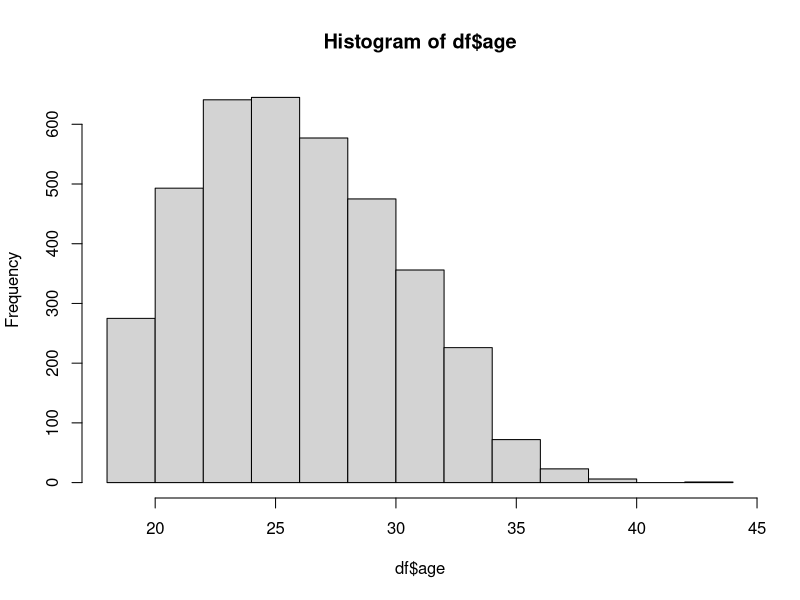
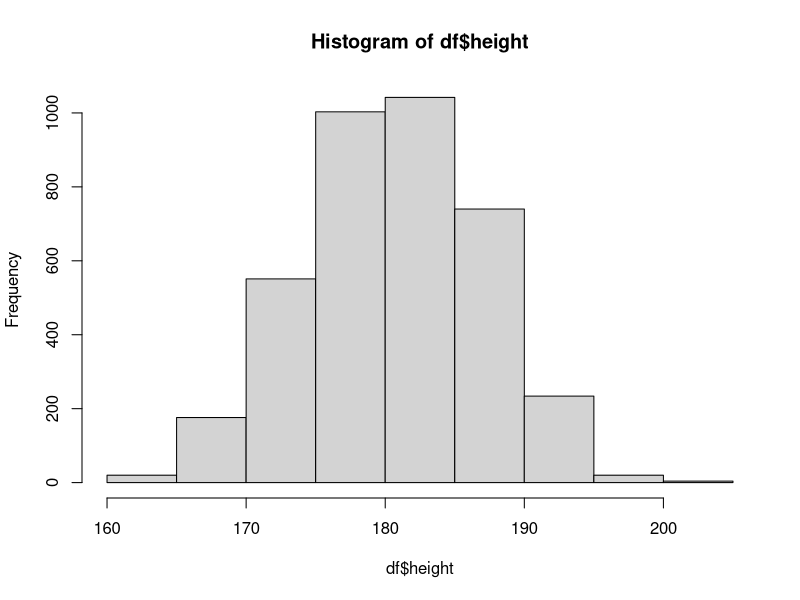
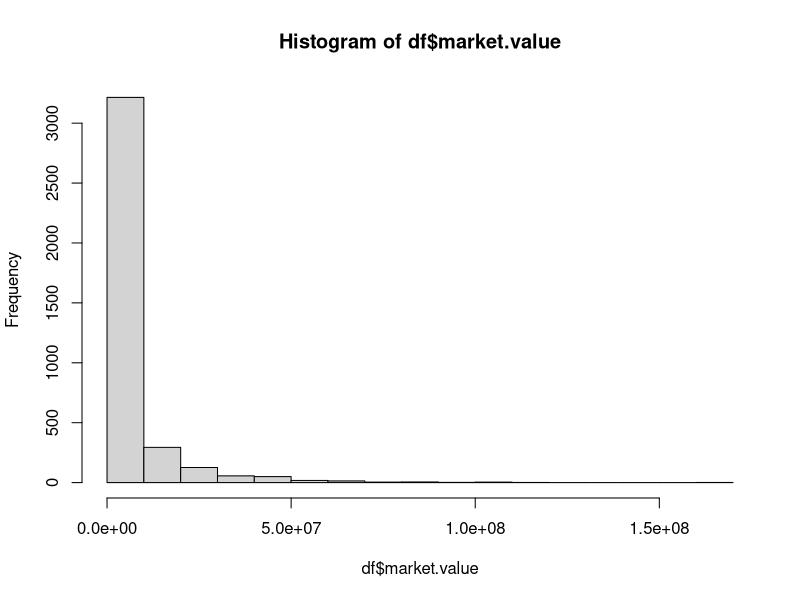
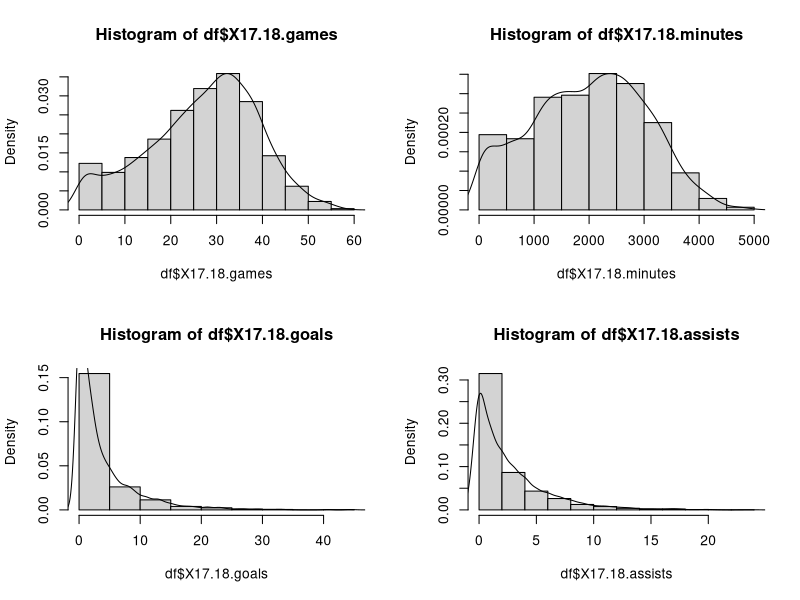
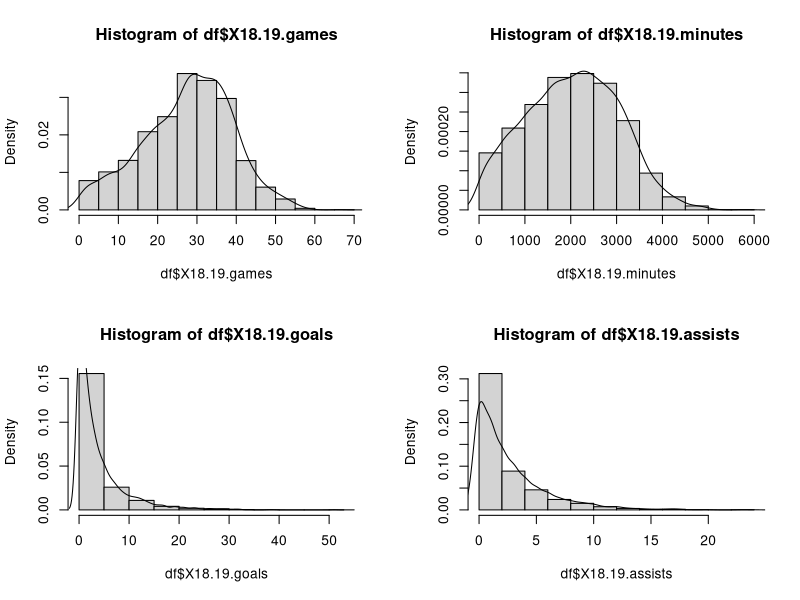
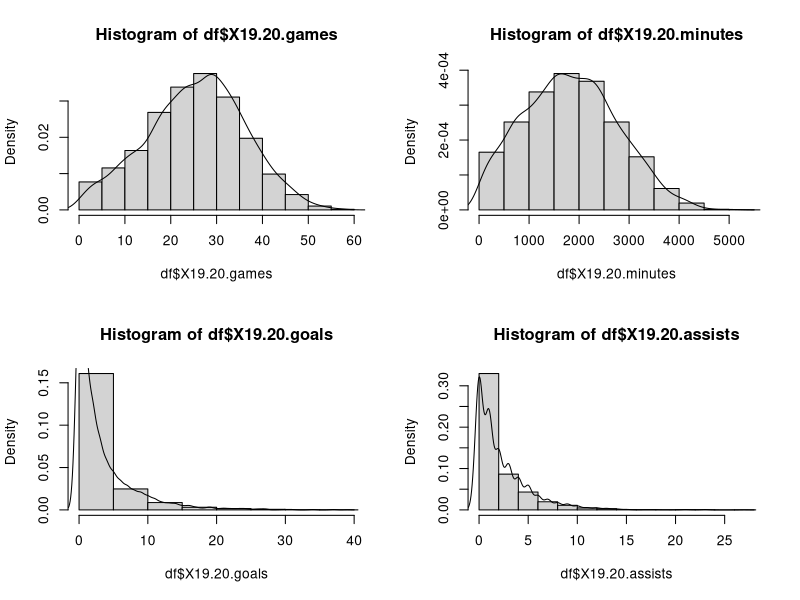
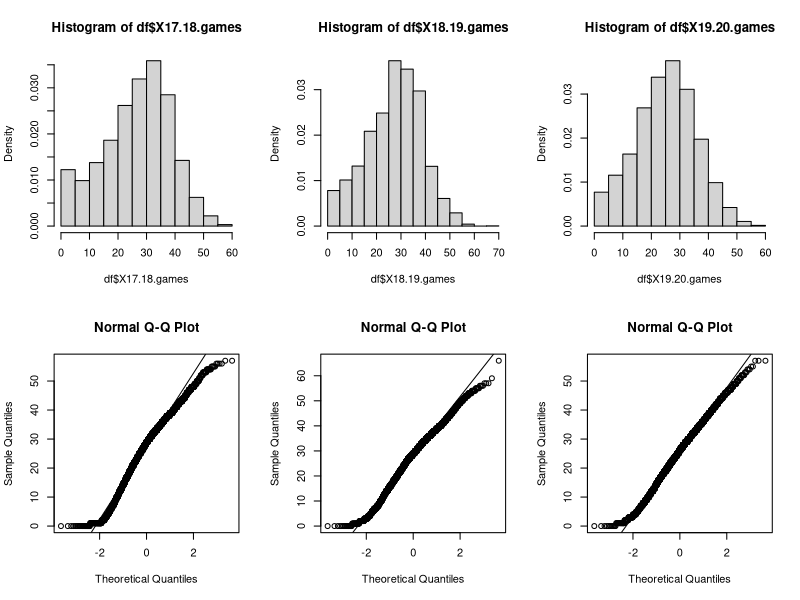
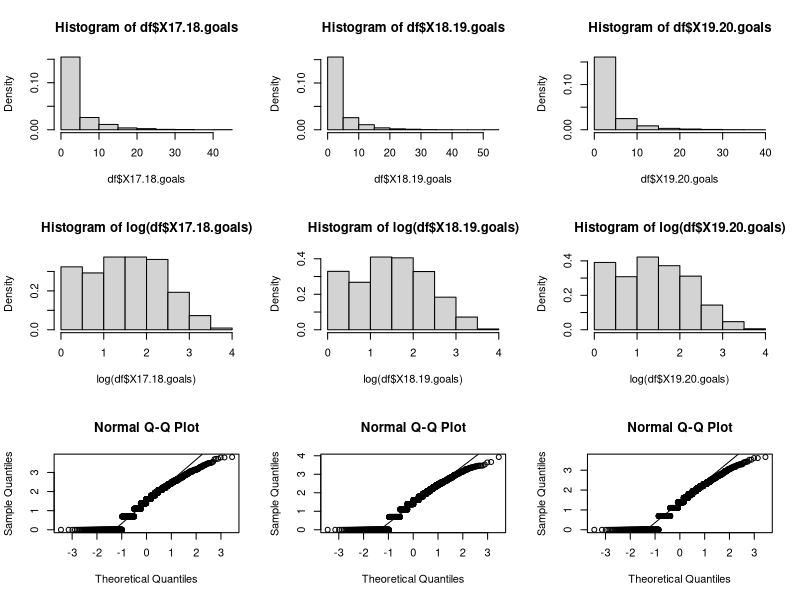

Source code (R) for these figures, in order: (Note: this script raises an error after producing the figures.)
##### 2. CLEAN & FILTER DATA ######
df <- read.csv("./data/performance-position.csv",encoding = "UTF-8")
print(head(df))
attach(df)

df$market.value = as.numeric(as.character(df$market.value))
# filtering NA
for(col in colnames(df)){
  df <- df[!is.na(df[col]), ]
}
df <- df[df$foot!='',]

# some distributions

### numeric
# static attributes
hist(df$age)
hist(df$height)
# typeof(df$height)
df$market.value[1]
hist(df$market.value)
# hist(df$contract.expires) # need to convert to numeric

# season-related attributes 17/18
par(mfrow=c(2,2))
hist(df$X17.18.games, freq = FALSE)
lines(density(df$X17.18.games))
hist(df$X17.18.minutes, freq = FALSE)
lines(density(df$X17.18.minutes))
hist(df$X17.18.goals, freq = FALSE)
lines(density(df$X17.18.goals))
hist(df$X17.18.assists, freq = FALSE)
lines(density(df$X17.18.assists))
par(mfrow=c(1,1))

# season-related attributes 18/19
par(mfrow=c(2,2))
hist(df$X18.19.games, freq = FALSE)
lines(density(df$X18.19.games))
hist(df$X18.19.minutes, freq = FALSE)
lines(density(df$X18.19.minutes))
hist(df$X18.19.goals, freq = FALSE)
lines(density(df$X18.19.goals))
hist(df$X18.19.assists, freq = FALSE)
lines(density(df$X18.19.assists))
par(mfrow=c(1,1))


# season-related attributes 19/20
par(mfrow=c(2,2))
hist(df$X19.20.games, freq = FALSE)
lines(density(df$X19.20.games))
hist(df$X19.20.minutes, freq = FALSE)
lines(density(df$X19.20.minutes))
hist(df$X19.20.goals, freq = FALSE)
lines(density(df$X19.20.goals))
hist(df$X19.20.assists, freq = FALSE)
lines(density(df$X19.20.assists))
par(mfrow=c(1,1))


# season-related attributes 20/21
#par(mfrow=c(2,2))
#hist(df$X20.21.games, freq = FALSE)
#lines(density(df$X20.21.games))
#hist(df$X20.21.minutes, freq = FALSE)
#lines(density(df$X20.21.minutes))
#hist(df$X20.21.goals, freq = FALSE)
#lines(density(df$X20.21.goals))
#hist(df$X20.21.assists, freq = FALSE)
#lines(density(df$X20.21.assists))
#par(mfrow=c(1,1))

# comparing games between seasons
par(mfrow=c(2,3))
hist(df$X17.18.games, freq = FALSE)
hist(df$X18.19.games, freq = FALSE)
hist(df$X19.20.games, freq = FALSE)
qqnorm(df$X17.18.games)
qqline(df$X17.18.games)
qqnorm(df$X18.19.games)
qqline(df$X18.19.games)
qqnorm(df$X19.20.games)
qqline(df$X19.20.games)
par(mfrow=c(1,1))
# NORMAL


# comparing goals between seasons
par(mfrow=c(3,3))
hist(df$X17.18.goals, freq = FALSE)
hist(df$X18.19.goals, freq = FALSE)
hist(df$X19.20.goals, freq = FALSE)
# log transformation
df <-  df[df$X17.18.goals!=0,]
df <-  df[df$X18.19.goals!=0,]
df <-  df[df$X19.20.goals!=0,]
hist(log(df$X17.18.goals), freq = FALSE)
hist(log(df$X18.19.goals), freq = FALSE)
hist(log(df$X19.20.goals), freq = FALSE)
# normality check
qqnorm(log(df$X17.18.goals))
qqline(log(df$X17.18.goals))
qqnorm(log(df$X18.19.goals))
qqline(log(df$X18.19.goals))
qqnorm(log(df$X19.20.goals))
qqline(log(df$X19.20.goals))
par(mfrow=c(1,1))
# NOT SO NORMAL!

# comparing assists between seasons
par(mfrow=c(3,3))
hist(df$X17.18.assists, freq = FALSE)
hist(df$X18.19.assists, freq = FALSE)
hist(df$X19.20.assists, freq = FALSE)
# log transformation
df <-  df[df$X17.18.assists!=0,]
df <-  df[df$X18.19.assists!=0,]
df <-  df[df$X19.20.assists!=0,]
hist(log(df$X17.18.assists), freq = FALSE)
hist(log(df$X18.19.assists), freq = FALSE)
hist(log(df$X19.20.assists), freq = FALSE)
# normality check
qqnorm(log(df$X17.18.assists))
qqline(log(df$X17.18.assists))
qqnorm(log(df$X18.19.assists))
qqline(log(df$X18.19.assists))
qqnorm(log(df$X19.20.assists))
qqline(log(df$X19.20.assists))
par(mfrow=c(1,1))
# NOT SO NORMAL!

# comparing minutes between seasons
par(mfrow=c(2,3))
hist(df$X17.18.minutes, freq = FALSE)
hist(df$X18.19.minutes, freq = FALSE)
hist(df$X19.20.minutes, freq = FALSE)
# normality check
qqnorm(df$X17.18.minutes)
qqline(df$X17.18.minutes)
qqnorm(df$X18.19.minutes)
qqline(df$X18.19.minutes)
qqnorm(df$X19.20.minutes)
qqline(df$X19.20.minutes)
par(mfrow=c(1,1))
# NORMAL!

# yellows
par(mfrow=c(2,3))
df <- df[df$X17.18.yellows!=0,]
df <- df[df$X18.19.yellows!=0,]
df <- df[df$X19.20.yellows!=0,]
hist(log(df$X17.18.yellows), freq=FALSE)
hist(log(df$X18.19.yellows), freq=FALSE)
hist(log(df$X19.20.yellows), freq=FALSE)
qqnorm(log(df$X17.18.yellows))
qqline(log(df$X17.18.yellows))
qqnorm(log(df$X18.19.yellows))
qqline(log(df$X18.19.yellows))
qqnorm(log(df$X19.20.yellows))
qqline(log(df$X19.20.yellows))
par(mfrow=c(1,1))

#  compare left/right foot
right.foot <- df[df$foot=="right",]
left.foot <- df[df$foot=="left",]
hist(log(df$market.value), freq = FALSE)
lines(density(log(df$market.value)))
par(mfrow=c(2,2))
hist(log(right.foot$market.value), freq = FALSE)
lines(density(log(right.foot$market.value)))
hist(log(left.foot$market.value), freq = FALSE)
lines(density(log(left.foot$market.value)))
qqnorm(log(right.foot$market.value))
qqline(log(right.foot$market.value))
qqnorm(log(left.foot$market.value))
qqline(log(left.foot$market.value))
par(mfrow=c(1,1))

# overlap left/right foot market value distributions
hist(log(right.foot$market.value), col=rgb(0,0,1,1/4), freq = FALSE)  # first histogram
hist(log(left.foot$market.value), col=rgb(1,0,0,1/4), add=T, freq = FALSE)  # second
plot(density(log(right.foot$market.value)), col=rgb(0,0,1,1/4))  # first histogram
lines(density(log(left.foot$market.value)), col=rgb(1,0,0,1/4))  # second
# some summaries
summary(right.foot$market.value)
summary(left.foot$market.value)
# hypothesis testing
t.test(right.foot$market.value,left.foot$market.value)
# p-value = 0.3708 > 0.05 ==> we cannot reject the null hypothesis : the two samples are drawn from the same distribution

### categorical
plot(df$position)
plot(df$foot)
plot(df$current.league)

